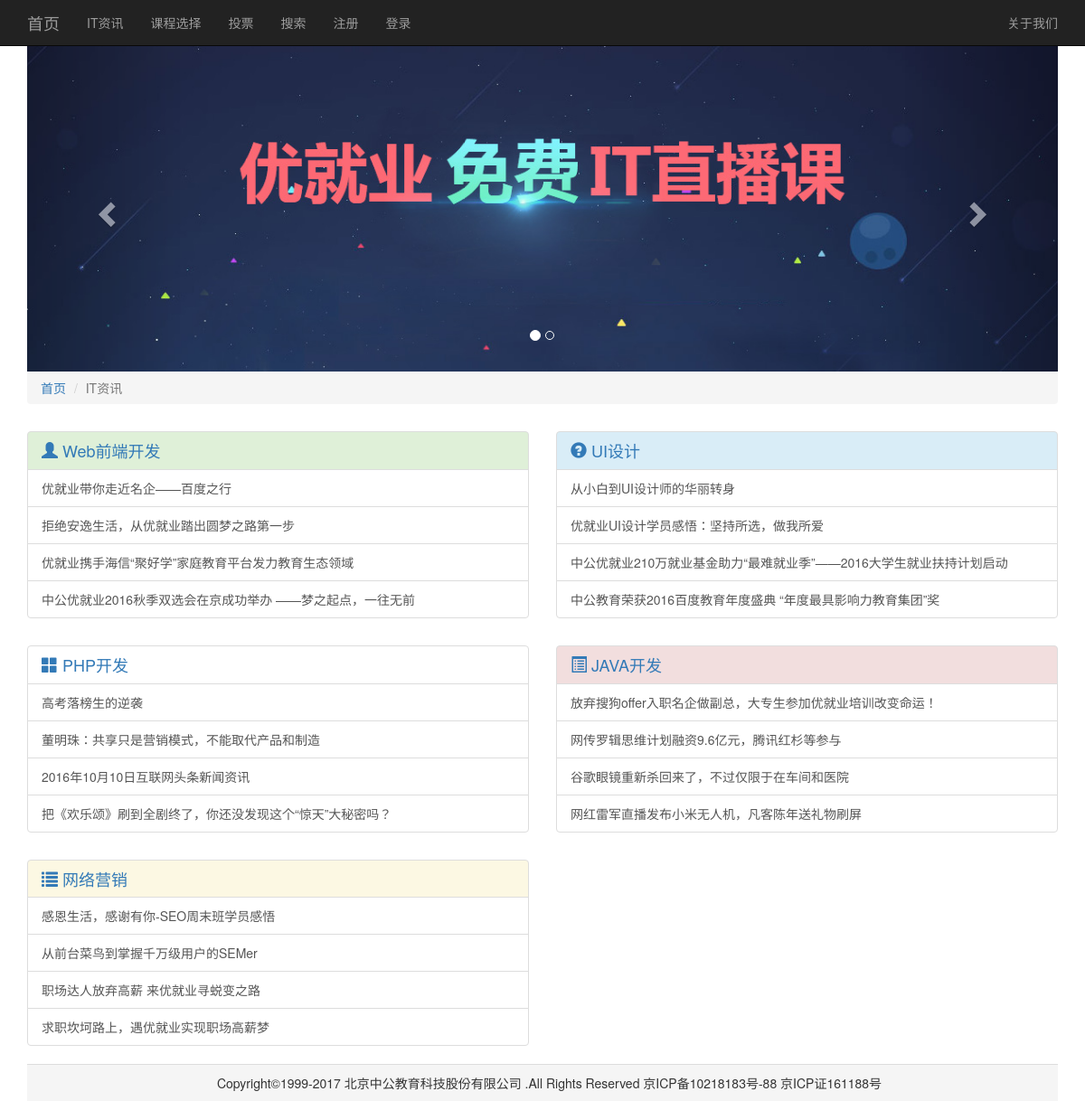
Screenshot of /web_info.php with the database file from the repository.
### tables this page shows
CREATE TABLE IF NOT EXISTS `article` (
  `ac_id` int(11) unsigned NOT NULL AUTO_INCREMENT,
  `ac_title` varchar(255) NOT NULL,
  `ac_column` varchar(255) NOT NULL,
  `ac_describe` varchar(255) NOT NULL,
  `ac_keyword` varchar(255) NOT NULL,
  `ac_content` longtext NOT NULL,
  `ac_thum` varchar(255) NOT NULL,
  `ac_date` timestamp NOT NULL DEFAULT CURRENT_TIMESTAMP ON UPDATE CURRENT_TIMESTAMP,
  PRIMARY KEY (`ac_id`)
);

### web_info.php (the view, shortened to what this page needs)
<?php
    include "header.php";
?>
<div class="container">
        <div id="carousel-example-generic" class="carousel slide" data-ride="carousel">
            <ol class="carousel-indicators">
                <li data-target="#carousel-example-generic" data-slide-to="0" class="active"></li>
                <li data-target="#carousel-example-generic" data-slide-to="1"></li>
            </ol>
            <div class="carousel-inner" role="listbox">
                <div class="item active">
                    <img src="image/zbk_05.jpg" alt="">
                </div>
            </div>
            <a class="left carousel-control" href="#carousel-example-generic" role="button" data-slide="prev">
                <span class="glyphicon glyphicon-chevron-left" aria-hidden="true"></span>
            </a>
            <a class="right carousel-control" href="#carousel-example-generic" role="button" data-slide="next">
                <span class="glyphicon glyphicon-chevron-right" aria-hidden="true"></span>
            </a>
        </div>
        <ol class="breadcrumb">
            <li><a href="index.php">首页</a></li>
            <li class="active">IT资讯</li>
        </ol>
<?php
    $conn=new mysqli("localhost","root","root","mydata");
?>
        <div class="row">
            <div class="col-md-6">
                <div class="list-group">
                    <h4 class="list-group-item list-group-item-success"><a href="list.php?ac_column=Web前端开发"><span class="glyphicon glyphicon-user"></span> Web前端开发</a></h4>
<?php
    $sql="select * from article where ac_column='Web前端开发' limit 0,4;";
    $result=$conn->query($sql);
    if($result->num_rows>0){
        while($row=$result->fetch_assoc()){
?>
            <a class="list-group-item" href="show.php?showId=<?php echo $row['ac_id'];?>"><?php echo $row['ac_title']?></a>
<?php
        }
    }
?>
                </div>
            </div>
            <div class="col-md-6">
                <div class="list-group">
                    <h4 class="list-group-item list-group-item-info"><a href="list.php?ac_column=UI设计"><span class="glyphicon glyphicon-question-sign"></span> UI设计</a></h4>
                    <?php
                    $sql="select * from article where ac_column='UI设计' limit 0,4;";
                    $result=$conn->query($sql);
                    if($result->num_rows>0){
                        while($row=$result->fetch_assoc()){
                            ?>
                            <a class="list-group-item" href="show.php?showId=<?php echo $row['ac_id'];?>"><?php echo $row['ac_title']?></a>
                            <?php
                        }
                    }
                    ?>
                </div>
            </div>
            <div class="col-md-6">
                <div class="list-group">
                    <h4 class="list-group-item list-group-item-default"><a href="list.php?ac_column=PHP开发"><span class="glyphicon glyphicon-th-large"></span> PHP开发</a></h4>
                    <?php
                    $sql="select * from article where ac_column='PHP开发' limit 0,4;";
                    $result=$conn->query($sql);
                    if($result->num_rows>0){
                        while($row=$result->fetch_assoc()){
                            ?>
                            <a class="list-group-item" href="show.php?showId=<?php echo $row['ac_id'];?>"><?php echo $row['ac_title']?></a>
                            <?php
                        }
                    }
                    ?>
                </div>
            </div>
            <div class="col-md-6">
                <div class="list-group">
                    <h4 class="list-group-item list-group-item-danger"><a href="list.php?ac_column=JAVA开发"><span class="glyphicon glyphicon-list-alt"></span> JAVA开发</a></h4>
                    <?php
                    $sql="select * from article where ac_column='JAVA开发' limit 0,4;";
                    $result=$conn->query($sql);
                    if($result->num_rows>0){
                        while($row=$result->fetch_assoc()){
                            ?>
                            <a class="list-group-item" href="show.php?showId=<?php echo $row['ac_id'];?>"><?php echo $row['ac_title']?></a>
                            <?php
                        }
                    }
                    ?>
                </div>
            </div>
            <div class="col-md-6">
                <div class="list-group">
                    <h4 class="list-group-item list-group-item-warning"><a href="list.php?ac_column=网络营销"><span class="glyphicon glyphicon-list"></span> 网络营销</a></h4>
                    <?php
                    $sql="select * from article where ac_column='网络营销' limit 0,4;";
                    $result=$conn->query($sql);
                    if($result->num_rows>0){
                        while($row=$result->fetch_assoc()){
                            ?>
                            <a class="list-group-item" href="show.php?showId=<?php echo $row['ac_id'];?>"><?php echo $row['ac_title']?></a>
                            <?php
                        }
                    }
                    ?>
                </div>
            </div>
        </div>
        <p class="foot_self">
            Copyright©1999-2017 北京中公教育科技股份有限公司 .All Rights Reserved 京ICP备10218183号-88 京ICP证161188号
        </p>
    </div>
    </body>
</html>

### css/_self.css (style rules this page uses)
p.foot_self { min-height:40px; line-height:40px; background:#f5f5f5; border-top:1px solid #ddd; margin:0; padding-left:15px; text-align:center !important; }

### header.php (style rules this page uses)
body { margin:0; padding-top:50px; }

### rows the page displays
article: ac_title "优就业带你走近名企——百度之行"
article: ac_title "拒绝安逸生活，从优就业踏出圆梦之路第一步"
article: ac_title "优就业携手海信“聚好学”家庭教育平台发力教育生态领域"
article: ac_title "中公优就业2016秋季双选会在京成功举办 ——梦之起点，一往无前"
article: ac_title "从小白到UI设计师的华丽转身"
article: ac_title "优就业UI设计学员感悟：坚持所选，做我所爱"
article: ac_title "中公优就业210万就业基金助力“最难就业季”——2016大学生就业扶持计划启动"
article: ac_title "中公教育荣获2016百度教育年度盛典 “年度最具影响力教育集团”奖"
article: ac_title "高考落榜生的逆袭"
article: ac_title "董明珠：共享只是营销模式，不能取代产品和制造"
article: ac_title "2016年10月10日互联网头条新闻资讯"
article: ac_title "把《欢乐颂》刷到全剧终了，你还没发现这个“惊天”大秘密吗？"
article: ac_title "放弃搜狗offer入职名企做副总，大专生参加优就业培训改变命运！"
article: ac_title "网传罗辑思维计划融资9.6亿元，腾讯红杉等参与"
article: ac_title "谷歌眼镜重新杀回来了，不过仅限于在车间和医院"
article: ac_title "网红雷军直播发布小米无人机，凡客陈年送礼物刷屏"
article: ac_title "感恩生活，感谢有你-SEO周末班学员感悟"
article: ac_title "从前台菜鸟到掌握千万级用户的SEMer"
article: ac_title "职场达人放弃高薪 来优就业寻蜕变之路"
article: ac_title "求职坎坷路上，遇优就业实现职场高薪梦"
